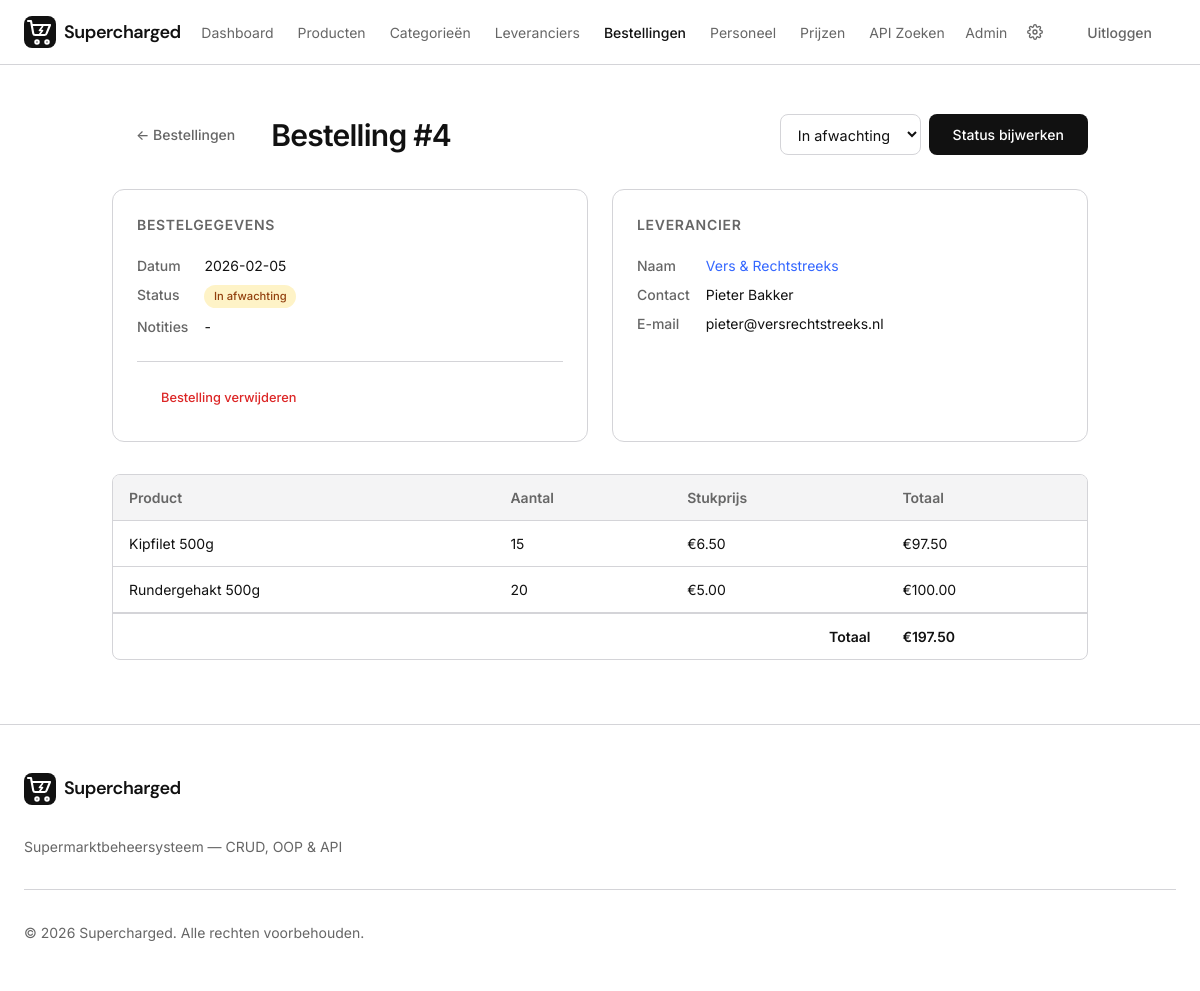
Page /orders/view.php?id=4 (signed in) on the committed database.
### tables this page shows
CREATE TABLE orders (
  id          INT AUTO_INCREMENT PRIMARY KEY,
  supplier_id INT DEFAULT NULL,
  order_date  DATE NOT NULL,
  status      ENUM('pending','confirmed','shipped','delivered','cancelled') NOT NULL DEFAULT 'pending',
  notes       TEXT,
  created_at  TIMESTAMP DEFAULT CURRENT_TIMESTAMP,
  updated_at  TIMESTAMP DEFAULT CURRENT_TIMESTAMP ON UPDATE CURRENT_TIMESTAMP,
  FOREIGN KEY (supplier_id) REFERENCES suppliers(id) ON DELETE SET NULL
);

CREATE TABLE suppliers (
  id             INT AUTO_INCREMENT PRIMARY KEY,
  name           VARCHAR(150) NOT NULL,
  contact_person VARCHAR(100),
  email          VARCHAR(255),
  phone          VARCHAR(50),
  address        TEXT,
  created_at     TIMESTAMP DEFAULT CURRENT_TIMESTAMP,
  updated_at     TIMESTAMP DEFAULT CURRENT_TIMESTAMP ON UPDATE CURRENT_TIMESTAMP
);

CREATE TABLE order_items (
  id         INT AUTO_INCREMENT PRIMARY KEY,
  order_id   INT NOT NULL,
  product_id INT NOT NULL,
  quantity   INT NOT NULL DEFAULT 1,
  unit_price DECIMAL(10,2) NOT NULL DEFAULT 0.00,
  FOREIGN KEY (order_id) REFERENCES orders(id) ON DELETE CASCADE,
  FOREIGN KEY (product_id) REFERENCES products(id) ON DELETE RESTRICT
);

CREATE TABLE products (
  id          INT AUTO_INCREMENT PRIMARY KEY,
  category_id INT NOT NULL,
  supplier_id INT DEFAULT NULL,
  name        VARCHAR(200) NOT NULL,
  description TEXT,
  price       DECIMAL(10,2) NOT NULL DEFAULT 0.00,
  stock       INT NOT NULL DEFAULT 0,
  min_stock   INT NOT NULL DEFAULT 10,
  barcode     VARCHAR(50) DEFAULT NULL,
  image_url   VARCHAR(500) DEFAULT NULL,
  is_active   TINYINT(1) NOT NULL DEFAULT 1,
  created_at  TIMESTAMP DEFAULT CURRENT_TIMESTAMP,
  updated_at  TIMESTAMP DEFAULT CURRENT_TIMESTAMP ON UPDATE CURRENT_TIMESTAMP,
  FOREIGN KEY (category_id) REFERENCES categories(id) ON DELETE RESTRICT,
  FOREIGN KEY (supplier_id) REFERENCES suppliers(id) ON DELETE SET NULL
);

### includes/init.php (called while the page is built, shortened)
<?php
spl_autoload_register(function (string $class) {
    $prefix = 'App\\';
    $base   = __DIR__ . '/../src/';
    if (str_starts_with($class, $prefix)) {
        $file = $base . str_replace('\\', '/', substr($class, strlen($prefix))) . '.php';
    }
});
require_once __DIR__ . '/../config/database.php';

### src/Database.php (called while the page is built, shortened)
<?php
class Database
{
    private static ?Database $instance = null;
    private PDO $pdo;
    private function __construct()
    {
        $dsn = sprintf('mysql:host=%s;dbname=%s;charset=%s', DB_HOST, DB_NAME, DB_CHARSET);
        try {
            $this->pdo = new PDO($dsn, DB_USER, DB_PASS, [
                PDO::ATTR_ERRMODE            => PDO::ERRMODE_EXCEPTION,
                PDO::ATTR_DEFAULT_FETCH_MODE => PDO::FETCH_ASSOC,
                PDO::ATTR_EMULATE_PREPARES   => false,
            ]);
        } catch (PDOException $e) {
            error_log('Database connection failed: ' . $e->getMessage());
            throw new RuntimeException('Database niet beschikbaar. Probeer het later opnieuw.');
        }
    }
    public static function getInstance(): self
    {
        if (self::$instance === null) {
            self::$instance = new self();
        }
        return self::$instance;
    }
    public function getConnection(): PDO
    {
        return $this->pdo;
    }
}

### src/Repository/BaseRepository.php (called while the page is built, shortened)
<?php
abstract class BaseRepository
{
    public function __construct()
    {
        $this->pdo = Database::getInstance()->getConnection();
    }
}

### src/Repository/OrderRepository.php (called while the page is built, shortened)
<?php
class OrderRepository extends BaseRepository
{
    public function findById(int $id): ?Order
    {
        $stmt = $this->pdo->prepare(
            'SELECT o.*, s.name AS supplier_name,
                    s.contact_person, s.email, s.phone, s.address
             FROM orders o
             LEFT JOIN suppliers s ON o.supplier_id = s.id
             WHERE o.id = ?'
        );
        $stmt->execute([$id]);
        $row = $stmt->fetch();
        $order = new Order($row);
        $order->setItems($this->getItems($id));
        if ($row['supplier_id'] && $row['supplier_name']) {
            $order->setSupplier(new Supplier([
                'id'             => $row['supplier_id'],
                'name'           => $row['supplier_name'],
                'contact_person' => $row['contact_person'],
                'email'          => $row['email'],
                'phone'          => $row['phone'],
                'address'        => $row['address'],
            ]));
        }
        return $order;
    }
    public function getItems(int $orderId): array
    {
        $stmt = $this->pdo->prepare(
            'SELECT oi.*, p.name AS product_name
             FROM order_items oi
             JOIN products p ON oi.product_id = p.id
             WHERE oi.order_id = ?
             ORDER BY p.name'
        );
        $stmt->execute([$orderId]);
        return $stmt->fetchAll();
    }
}

### src/Model/Order.php (called while the page is built, shortened)
<?php
class Order
{
    private int $id;
    private string $orderDate;
    private string $status;
    private ?string $notes;
    private ?Supplier $supplier = null;
    private array $items = [];
    public function __construct(array $data = [])
    {
        $this->id           = (int) ($data['id'] ?? 0);
        $this->orderDate    = $data['order_date'] ?? date('Y-m-d');
        $this->status     = $data['status'] ?? 'pending';
        $this->notes      = $data['notes'] ?? null;
    }
    public function getId(): int { return $this->id; }
    public function getOrderDate(): string { return $this->orderDate; }
    public function getStatus(): string { return $this->status; }
    public function getNotes(): ?string { return $this->notes; }
    public function getSupplier(): ?Supplier { return $this->supplier; }
    public function setSupplier(?Supplier $sup): void { $this->supplier = $sup; }
    public function getItems(): array { return $this->items; }
    public function setItems(array $items): void { $this->items = $items; }
    public function getTotalAmount(): float
    {
        $total = 0;
        foreach ($this->items as $item) {
            $total += $item['unit_price'] * $item['quantity'];
        }
        return $total;
    }
    public function getStatusLabel(): string
    {
        return match ($this->status) {
            'pending'   => 'In afwachting',
            'confirmed' => 'Bevestigd',
            'shipped'   => 'Verzonden',
            'delivered' => 'Geleverd',
            'cancelled' => 'Geannuleerd',
            default     => $this->status,
        };
    }
}

### src/Model/Supplier.php (called while the page is built, shortened)
<?php
class Supplier
{
    private int $id;
    private string $name;
    private ?string $contactPerson;
    private ?string $email;
    public function __construct(array $data = [])
    {
        $this->id            = (int) ($data['id'] ?? 0);
        $this->name          = $data['name'] ?? '';
        $this->contactPerson = $data['contact_person'] ?? null;
        $this->email         = $data['email'] ?? null;
    }
    public function getId(): int { return $this->id; }
    public function getName(): string { return $this->name; }
    public function getContactPerson(): ?string { return $this->contactPerson; }
    public function getEmail(): ?string { return $this->email; }
}

### orders/view.php (the view, shortened to what this page needs)
<?php
require_once __DIR__ . '/../includes/init.php';
$orderRepo = new OrderRepository();
$id = (int) ($_GET['id'] ?? 0);
$order = $orderRepo->findById($id);
require_once __DIR__ . '/../includes/header.php';
?>
<div class="max-w-5xl px-6" style="padding-top:2rem;padding-bottom:4rem;">
  <div class="flex items-center justify-between" style="margin-bottom:2rem;">
    <div class="flex items-center gap-3">
      <a href="/orders/index.php" class="btn btn-ghost">&larr; Bestellingen</a>
      <h1 class="text-3xl font-semibold tracking-tight">Bestelling #<?= $order->getId() ?></h1>
    </div>
    <form method="POST" class="flex items-center gap-2">
      <select name="status" class="field__input" style="width:auto;min-width:140px;">
        <option value="pending" <?= $order->getStatus() === 'pending' ? 'selected' : '' ?>>In afwachting</option>
      </select>
      <button type="submit" class="btn btn-primary">Status bijwerken</button>
    </form>
  </div>
  <div class="grid" style="grid-template-columns:1fr 1fr;gap:1.5rem;margin-bottom:2rem;">
    <div class="detail-card">
      <h3 class="detail-card__title">Bestelgegevens</h3>
      <dl class="detail-list">
        <dt>Datum</dt>
        <dd><?= htmlspecialchars($order->getOrderDate()) ?></dd>
        <dt>Status</dt>
        <dd><span class="badge badge--<?= $order->getStatus() === 'delivered' ? 'success' : ($order->getStatus() === 'cancelled' ? 'danger' : 'warning') ?>"><?= $order->getStatusLabel() ?></span></dd>
        <dt>Notities</dt>
        <dd><?= nl2br(htmlspecialchars($order->getNotes() ?? '-')) ?></dd>
      </dl>
      <div style="margin-top:1.5rem;padding-top:1rem;border-top:1px solid var(--border);">
        <form method="POST" action="/orders/delete.php" onsubmit="return confirm('Bestelling #<?= $order->getId() ?> verwijderen?');">
          <button type="submit" class="btn btn-ghost" style="color:var(--destructive);font-size:0.8rem;">Bestelling verwijderen</button>
        </form>
      </div>
    </div>
    <div class="detail-card">
      <h3 class="detail-card__title">Leverancier</h3>
      <?php if ($order->getSupplier()): ?>
        <dl class="detail-list">
          <dt>Naam</dt>
          <dd><a href="/suppliers/index.php?edit=<?= $order->getSupplier()->getId() ?>" style="color:var(--primary);"><?= htmlspecialchars($order->getSupplier()->getName()) ?></a></dd>
          <dt>Contact</dt>
          <dd><?= htmlspecialchars($order->getSupplier()->getContactPerson() ?? '-') ?></dd>
          <dt>E-mail</dt>
          <dd><?= htmlspecialchars($order->getSupplier()->getEmail() ?? '-') ?></dd>
        </dl>
      <?php else: ?>
        <p class="text-muted-foreground">Geen leverancier</p>
      <?php endif; ?>
    </div>
  </div>
  <div class="table-wrap">
    <table class="data-table">
      <thead>
        <tr>
          <th>Product</th>
          <th>Aantal</th>
          <th>Stukprijs</th>
          <th>Totaal</th>
        </tr>
      </thead>
      <tbody>
        <?php foreach ($order->getItems() as $item): ?>
        <tr>
          <td><a href="/products/edit.php?id=<?= $item['product_id'] ?>" style="color:var(--foreground);text-decoration:none;"><?= htmlspecialchars($item['product_name']) ?></a></td>
          <td><?= $item['quantity'] ?></td>
          <td>&euro;<?= number_format($item['unit_price'], 2) ?></td>
          <td>&euro;<?= number_format($item['unit_price'] * $item['quantity'], 2) ?></td>
        </tr>
        <?php endforeach; ?>
      </tbody>
      <tfoot>
        <tr style="font-weight:600;">
          <td colspan="3" style="text-align:right;">Totaal</td>
          <td>&euro;<?= number_format($order->getTotalAmount(), 2) ?></td>
        </tr>
      </tfoot>
    </table>
  </div>
</div>
<?php require_once __DIR__ . '/../includes/footer.php'; ?>

### style.css (style rules this page uses)
:root { --background: #ffffff; --foreground: #111111; --card: #fafafa; --card-foreground: #111111; --primary: #3366ff; --primary-foreground: #ffffff; --secondary: #f4f4f5; --secondary-foreground: #111111; --muted: #e8e8ea; --muted-foreground: #666666; --accent: #3366ff; --accent-foreground: #ffffff; --destructive: #dc2626; --destructive-foreground: #ffffff; --border: #d4d4d8; --input: #e4e4e7; --ring: #3366ff; --radius: 0.5rem; --sidebar: #fafafa; --sidebar-foreground: #111111; --sidebar-border: #d4d4d8; --font-sans: "Inter", system-ui, -apple-system, sans-serif; --font-heading: "DM Sans", "Inter", system-ui, -apple-system, sans-serif; }
*, *::before, *::after { box-sizing: border-box; margin: 0; padding: 0; }
html { scroll-behavior: smooth; -webkit-font-smoothing: antialiased; -moz-osx-font-smoothing: grayscale; }
body { font-family: var(--font-sans); background-color: var(--background); color: var(--foreground); line-height: 1.5; min-height: 100vh; }
a { color: inherit; text-decoration: none; }
button { cursor: pointer; font-family: inherit; border: none; background: none; }
.max-w-5xl { max-width: 64rem; margin-left: auto; margin-right: auto; }
.flex { display: flex; }
.items-center { align-items: center; }
.justify-between { justify-content: space-between; }
.gap-2 { gap: 0.5rem; }
.gap-3 { gap: 0.75rem; }
.grid { display: grid; }
.px-6 { padding-left: 1.5rem; padding-right: 1.5rem; }
.font-semibold { font-weight: 600; }
.text-3xl { font-size: 1.875rem; line-height: 2.25rem; }
.tracking-tight { letter-spacing: -0.025em; }
.btn { display: inline-flex; align-items: center; gap: 0.5rem; padding: 0.75rem 1.5rem; border-radius: var(--radius); font-weight: 500; font-size: 0.875rem; transition: all 0.2s; border: none; cursor: pointer; font-family: inherit; }
.btn-primary { background-color: var(--foreground); color: var(--background); }
.btn-ghost { background: transparent; color: var(--muted-foreground); }
.table-wrap { overflow-x: auto; border: 1px solid var(--border); border-radius: var(--radius); background: var(--background); }
.data-table { width: 100%; border-collapse: collapse; font-size: 0.875rem; }
.data-table th { text-align: left; padding: 0.75rem 1rem; font-weight: 600; color: var(--muted-foreground); border-bottom: 1px solid var(--border); background: var(--secondary); white-space: nowrap; }
.data-table td { padding: 0.75rem 1rem; border-bottom: 1px solid var(--border); color: var(--foreground); vertical-align: middle; }
.data-table tfoot td { padding: 0.75rem 1rem; border-top: 2px solid var(--border); border-bottom: none; color: var(--foreground); font-weight: 600; }
.data-table tr:last-child td { border-bottom: none; }
.badge { display: inline-block; padding: 0.2rem 0.6rem; border-radius: 9999px; font-size: 0.7rem; font-weight: 500; white-space: nowrap; vertical-align: middle; }
.badge--warning { background: #fef3c7; color: #92400e; }
.detail-card { background: var(--background); border: 1px solid var(--border); border-radius: calc(var(--radius) + 0.25rem); padding: 1.5rem; }
.detail-card__title { font-size: 0.875rem; font-weight: 600; color: var(--muted-foreground); text-transform: uppercase; letter-spacing: 0.05em; margin-bottom: 1.25rem; }
.detail-list { display: grid; grid-template-columns: auto 1fr; gap: 0.5rem 1rem; font-size: 0.875rem; }
.detail-list dt { color: var(--muted-foreground); font-weight: 500; }
.detail-list dd { color: var(--foreground); }
.field__input { width: 100%; padding: 0.65rem 0.8rem; border-radius: var(--radius); border: 1px solid var(--border); background: var(--background); color: var(--foreground); font-size: 0.9rem; outline: none; transition: border-color 0.15s; font-family: inherit; }
.field__input::placeholder { color: var(--muted-foreground); opacity: 0.6; }
select.field__input { cursor: pointer; }

### rows in the picture
orders: id "4", status "In afwachting", order_date "2026-02-05", notes "-", supplier.name "Vers & Rechtstreeks", supplier.contact_person "Pieter Bakker", supplier.email "pieter@versrechtstreeks.nl"
order_items: product.name "Kipfilet 500g", quantity "15", unit_price "6.50", $item['unit_price'] * $item['quantity'] "97.50"
order_items: product.name "Rundergehakt 500g", quantity "20", unit_price "5.00", $item['unit_price'] * $item['quantity'] "100.00"

### other values in the picture
APP_NAME "Supercharged"
$displayName "Admin"
$order->getTotalAmount() "197.50"
